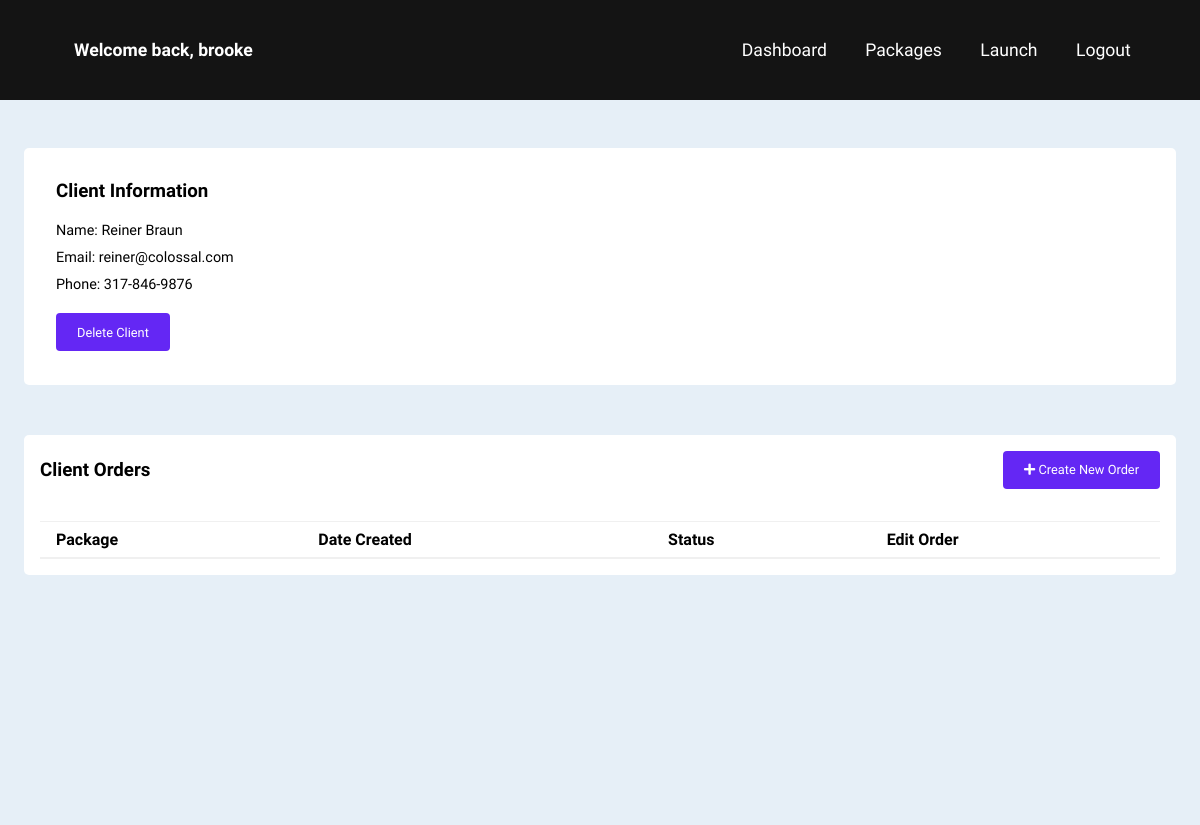
/client/7/ (signed in), run on an earlier commit of the app's database.
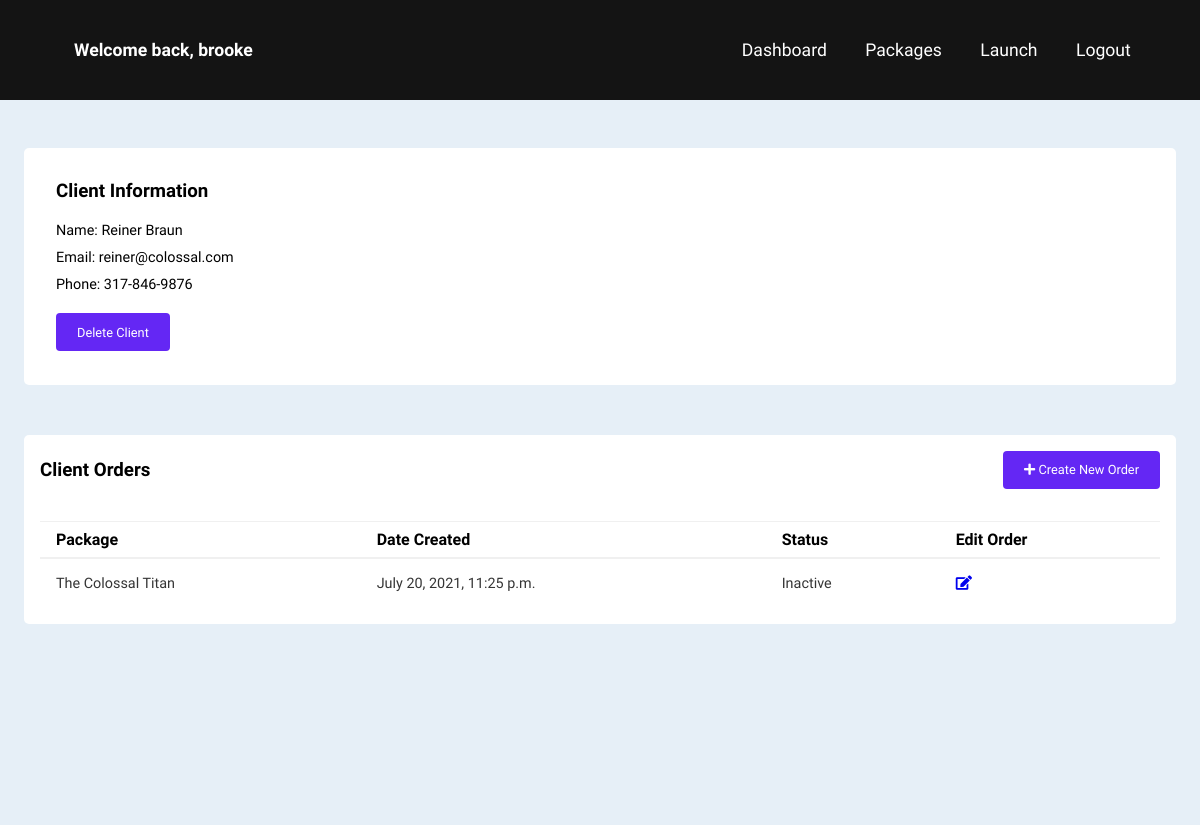
And on a later commit of the database.
### accounts/models.py (models this page shows, shortened)
class Order(models.Model):
    STATUS = (
        ('Active', 'Active'),
        ('Inactive', 'Inactive'),
    )
    client = models.ForeignKey(Client, null=True, on_delete=models.SET_NULL)
    package = models.ForeignKey(Package, null=True, on_delete=models.SET_NULL)
    date_created = models.DateTimeField(auto_now_add=True, null=True)
    status = models.CharField(max_length=200, null=True, choices=STATUS)

class Package(models.Model):
    name = models.CharField(max_length=200, null=True)
    hourly_rate = models.FloatField(null=True)
    description = models.CharField(max_length=200, null=True)
    date_created = models.DateTimeField(auto_now_add=True, null=True)
    def __str__(self):
        return self.name

### accounts/views.py (the view)
# urls.py: path('client/<str:pk_test>/', views.client, name="client"),
@login_required(login_url='signin')
def client(request, pk_test):
    client = Client.objects.get(id=pk_test)
    orders = client.order_set.all()
    context = {'client': client, 'orders': orders}
    return render(request,'accounts/client.html', context)

### accounts/templates/accounts/client.html (shortened to what this page needs)
{% extends 'accounts/main.html' %}
{% block content %}
{% include 'accounts/dashboard-navbar.html' %}
    <div class="main-content">
        <main>
            <div class="cards">
                <div class="card-single">
                    <div class="card-header">
                        <h3>Client Information</h3>
                    </div>
                    <div class="sub-card">
                        <span>Name: {{client.name}}</span>
                        <span>Email: {{client.email}}</span>
                        <span>Phone: {{client.phone}}</span>
                        <a class="add-new-order" href="{% url 'delete_client' client.id %}"><button>Delete Client</button></a>
                    </div>
                </div>
            </div>
            <div class="clients-wrapper">
                <div class="clients-header">
                    <h3>Client Orders</h3>
                    <a class="add-new-order" href="{% url 'create_order' %}"><button><span><i class="fas fa-plus"></i></span> Create New Order</button></a>
                </div>
                <div class="clients-body">
                    <div class="table-responsive">
                        <table width="100%">
                            <thead>
                                <tr>
                                    <th>Package</th>
                                    <th>Date Created</th>
                                    <th>Status</th>
                                    <th>Edit Order</th>
                                </tr>
                            </thead>
                            {% for order in orders %}
                                <tr>
                                    <td>{{order.package}}</td>
                                    <td>{{order.date_created}}</td>
                                    <td>{{order.status}}</td>
                                    <td><a href="{% url 'update_order' order.id %}"><i class="fas fa-edit"></i></a></td>
                                </tr>
                            {% endfor %}
                        </table>
                    </div>
                </div>
            </div>
        </main>
    </div>
{% endblock %}

What changed in the data, as far as the page shows it:
added Order: package "The Colossal Titan", date_created "July 20, 2021, 11:25 p.m.", status "Inactive"
